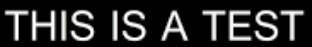
#> input picture text.png, 312 x 47 px, found by its file name
$ python closing.py
#> lines starting #> are read from the running program, lines starting #| are printed output that depends on the picture
import cv2

image = cv2.imread("text.png")
#> image is the input picture: shape (47, 312, 3); mean B, G, R 44.4, 44.4, 44.3
gray = cv2.cvtColor(image, cv2.COLOR_BGR2GRAY)
cv2.imshow("Original", image)

kernel_size = [(3, 3), (5, 5), (7, 7)]

# apply a list of erosions
for size in kernel_size:
    kernel = cv2.getStructuringElement(cv2.MORPH_RECT, size)
    closing = cv2.morphologyEx(gray, cv2.MORPH_CLOSE, kernel)

    cv2.imshow("Opening: ({}, {})".format(size[0], size[1]), closing)
    cv2.waitKey(0)
#> this loop made 3 passes
#> pass 2, `closing = cv2.morphologyEx(gray, cv2.MORPH_CLOSE, kernel)`:
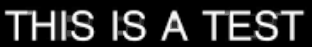
#> closing: shape (47, 312); min 0, max 255, mean 46.5
#> pass 3, `closing = cv2.morphologyEx(gray, cv2.MORPH_CLOSE, kernel)`:
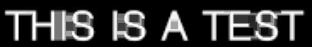
#> closing: shape (47, 312); min 0, max 255, mean 53.1
